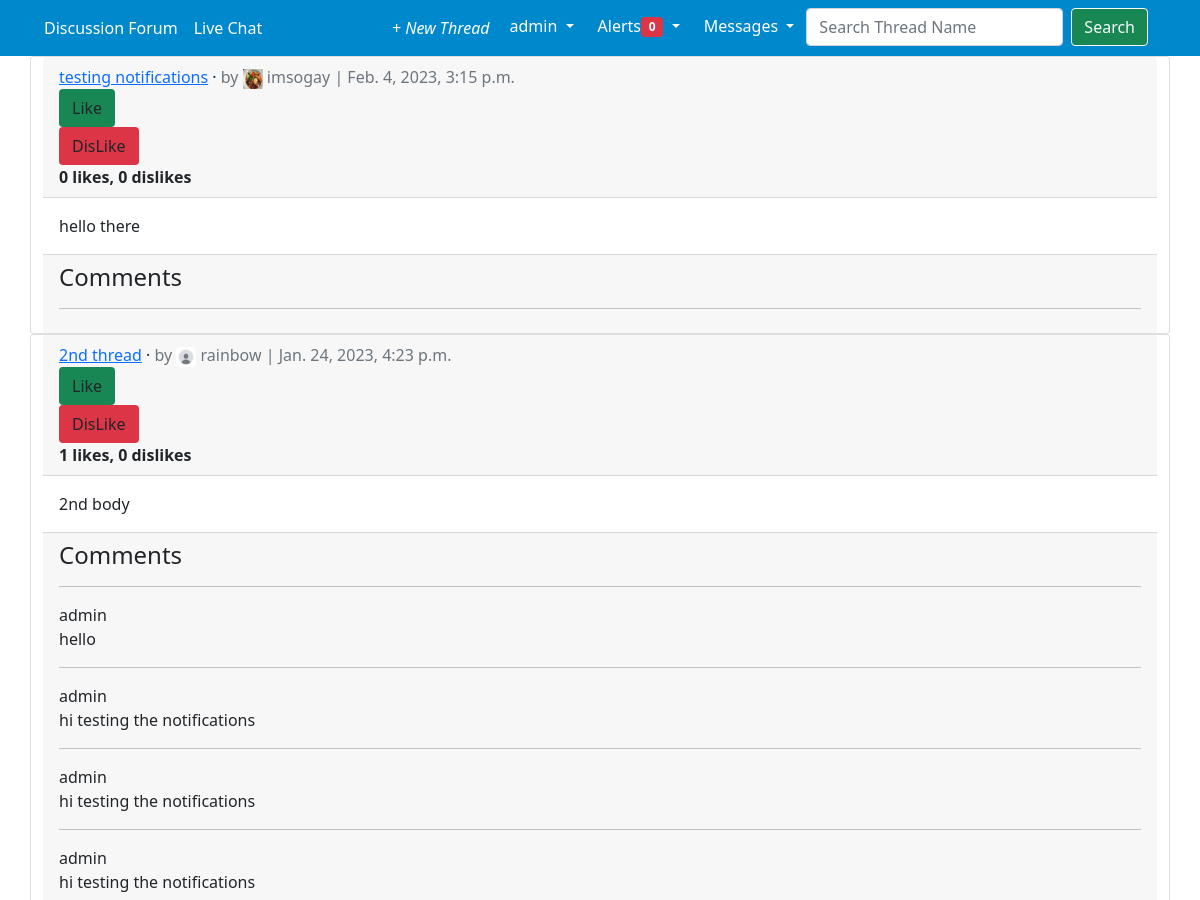
/threads/category/General/ (signed in, upper part), run on an earlier commit of the app's database.
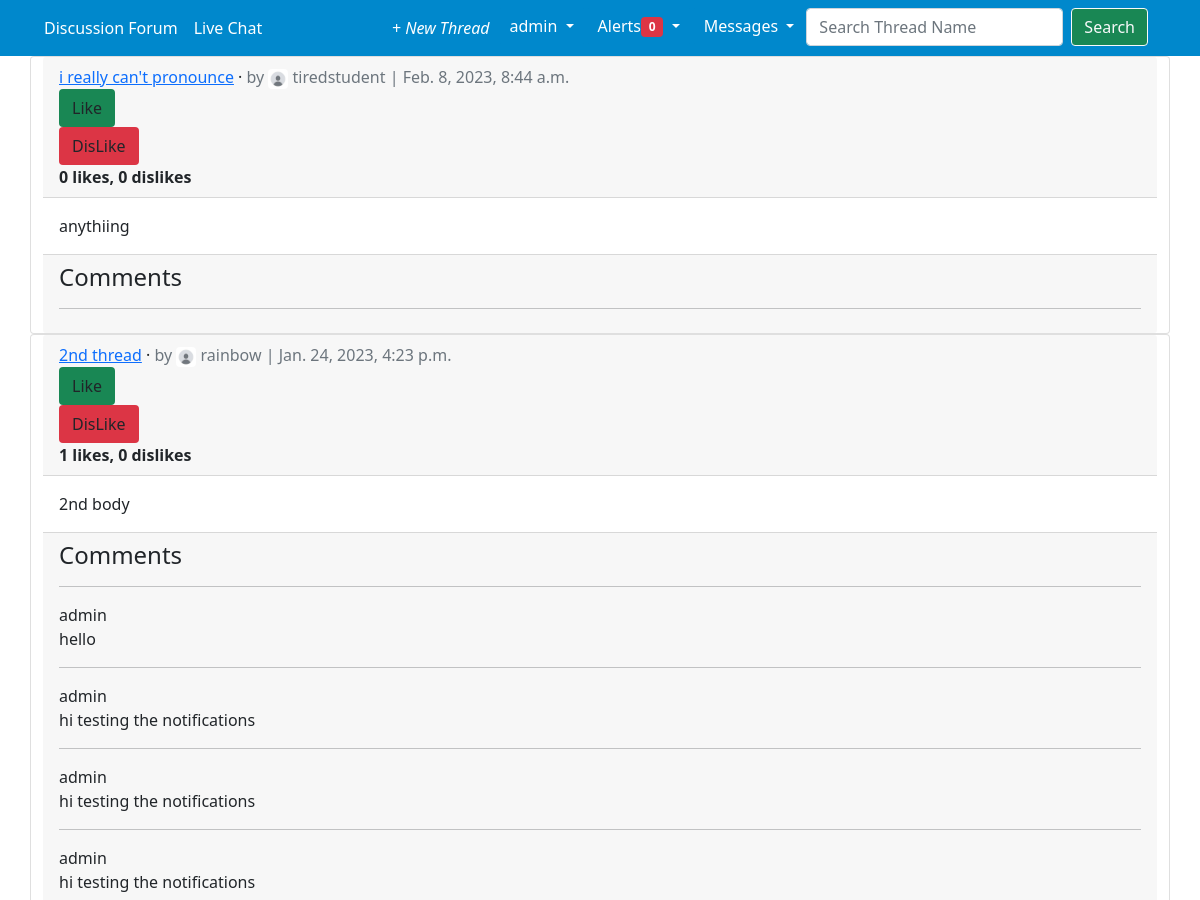
And on a later commit of the database.
### threads/models.py (models this page shows, shortened)
class Thread(models.Model): # model for our threads feature
    title = models.CharField(max_length=255)
    body = models.TextField()
    date = models.DateTimeField(auto_now_add=True)
    author = models.ForeignKey(
        settings.AUTH_USER_MODEL,
        on_delete=models.CASCADE,
    )
    thread_image = models.ImageField(null=True, blank=True, upload_to="images/")
    liked = models.ManyToManyField(settings.AUTH_USER_MODEL, default=None, blank = True, related_name="liked")
    dislike = models.ManyToManyField(settings.AUTH_USER_MODEL, default=None, blank=True, related_name="disliked")
    category = models.CharField(max_length=255, default="General")
    watched = models.ManyToManyField(settings.AUTH_USER_MODEL, default=None, blank=True, related_name="watched")
    class Meta:
        ordering = ['-id']

class Profile(models.Model):
    user = models.OneToOneField(
        CustomUser,
        null=True,
        on_delete=models.CASCADE,
    )
    bio = models.TextField()
    pfp = models.ImageField(null=True, blank=True, upload_to="images/profile/")

class Comment(models.Model):  # the model for our comments section
    thread = models.ForeignKey(Thread, on_delete=models.CASCADE)
    comment = models.CharField(max_length=140)
    author = models.ForeignKey(
        settings.AUTH_USER_MODEL,
        on_delete=models.CASCADE,
    )
    def __str__(self):
        return self.comment

### accounts/models.py (models this page shows)
class CustomUser(AbstractUser):
    USN = models.CharField(max_length = 10)

### threads/views.py (the view)
# urls.py: path("category/<str:cats>/", CategoryView, name="category"),
@login_required(login_url="login")
def CategoryView(request, cats):
    choices = Category.objects.all().values_list("name")
    all_cats = [item for items in choices for item in items]
    cats = cats.replace("-", " ")
    if cats in all_cats:
        p = Paginator(Thread.objects.filter(category=cats), 5) #TODO changable
        page = request.GET.get("page")
        cat_thread = p.get_page(page)
        return render(request, "categories.html", {"cats":cats, "cat_threads":cat_thread})
    return redirect("home")

### notis/views.py (called while the page is built)
def CountNotifications(request):
    count = None
    if request.user.is_authenticated:
        count = Notification.objects.filter(reciever=request.user, is_seen=False).count()
    return { "count_notifications":count }

### templates/categories.html (shortened to what this page needs)
{% extends 'base.html' %}
{% load static %}
{% load crispy_forms_tags %}
{% block content %}
    {% if cat_threads %}
        {% for cat in cat_threads %}
        <div class="card">
            <div class="card-header">
                <span class="font-weight-bold"><a href="{% url 'thread_detail' cat.pk %}">{{ cat.title }}</a></span> &middot;
                <span class="text-muted">by
                    {% if cat.author.profile.pfp %}
                    <img src="{{cat.author.profile.pfp.url}}" width=20 height=20>
                    {% else %}
                    <img src="{% static 'threads/images/default_profile.jpg' %}" width=20 height=20 class="rounded">
                    {% endif %}
                    {{ cat.author }} | {{ cat.date}}</span>
                <form action="{% url 'like_thread' %}" method = "POST" class="ui form">
                    {% if user not in cat.liked.all and user not in cat.dislike.all %}
                        <button class="btn btn bg-success" type="submit">Like</button>
                    {% elif user in cat.liked.all and user not in cat.dislike.all  %}
                        <button class="btn btn bg-danger" type="submit">Unlike</button>
                    {% endif %}
                </form>
                <form action="{% url 'dislike_thread' %}" method = "POST" class="ui form">
                    {% if user not in cat.dislike.all and user not in cat.liked.all  %}
                        <button class="btn btn bg-danger" type="submit">DisLike</button>
                    {% elif user in cat.dislike.all%}
                        <button class="btn btn bg-success" type="submit">Undo</button>
                    {% endif %}
                </form>
                <strong>{{ cat.liked.all.count }} likes, {{ cat.dislike.all.count }} dislikes</strong>
            </div>
            <div class="card-body">
                {{ cat.body }}
            </div>
            <div class="card-footer">
                <h4>Comments</h4><hr>
                {% for comment in cat.comment_set.all %}
                <p>
                <span class="font-weight-bold">{{ comment.author }}</span><br>
                {{ comment }}<hr>
                </p>
                {% endfor %}
        </div>
    </div>
        <br>
        {% endfor %}
        <hr><br><br>
    {% else %}
    <h4>
    No threads here yet...<br>
    <a href="{% url 'thread_new' %}">Please add one</a>!<h4>
    {% endif %}
{% endblock content %}

What changed in the data, as far as the page shows it:
removed Thread: title "testing notifications", author.profile.pfp (picture), author "imsogay", date "Feb. 4, 2023, 3:15 p.m.", shows "Like", shows "DisLike", liked.all.count "0", dislike.all.count "0", body "hello there"
added Thread: title "i really can't pronounce", author "tiredstudent", date "Feb. 8, 2023, 8:44 a.m.", shows "Like", shows "DisLike", liked.all.count "0", dislike.all.count "0", body "anythiing"
